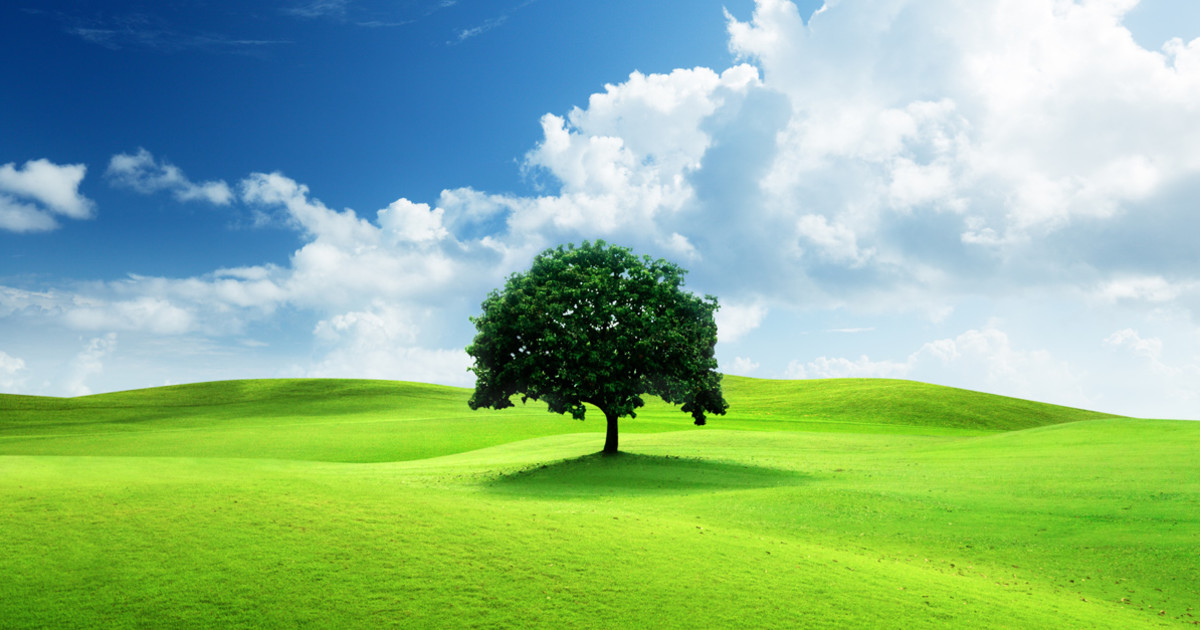
#> input picture Computer Vision/proj1/image.jpg, 1200 x 630 px, found by its file name
$ python RGB_Grayscale.py
#> lines starting #> are read from the running program, lines starting #| are printed output that depends on the picture
import cv2
from matplotlib import pyplot as plt
import os

# Define the path to the image
file_path = r"C:\Users\asus\OneDrive\Documents\Coding\DA-CV\Computer Vision\proj1\image.jpg"

# Check if the file exists
if os.path.exists(file_path):
    print("File exists.")
else:
    print("File does not exist. Please check the path.")
    exit()

# Read the image
img = cv2.imread(file_path)
#> img is the input picture: shape (630, 1200, 3); mean B, G, R 139.7, 183.3, 139.6

# Check if the image was loaded successfully
if img is None:
    print("Error: Unable to load image.")
    exit()

# Convert the image to grayscale
img_gray = cv2.cvtColor(img, cv2.COLOR_BGR2GRAY)
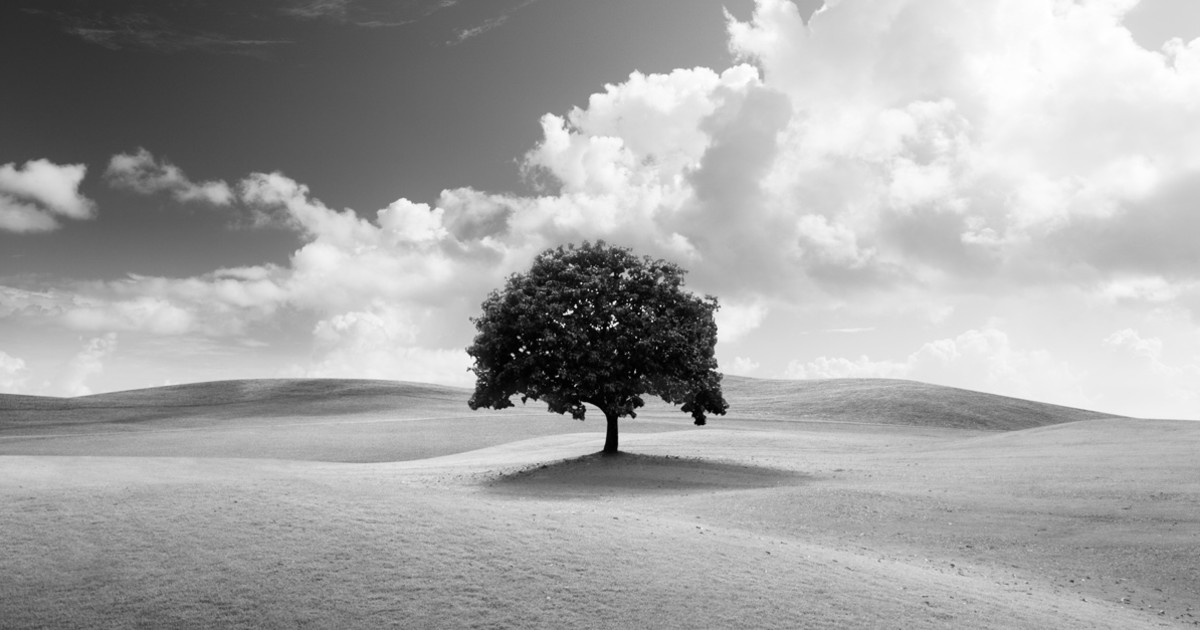
#> img_gray: shape (630, 1200); min 0, max 255, mean 165.3

# Convert the image to RGB for display
img_rgb = cv2.cvtColor(img, cv2.COLOR_BGR2RGB)

# Limiting the pictures size
plt.figure(figsize=(10, 5))

# Plotting the RGB image
plt.subplot(1, 2, 1)
plt.title('RGB Image')
plt.imshow(img_rgb)
plt.axis('off')

# Plotting the grayscale image
plt.subplot(1, 2, 2)
plt.title('Grayscale Image')
plt.imshow(img_gray, cmap='gray')
plt.axis('off')  # Hide the axis

plt.show()
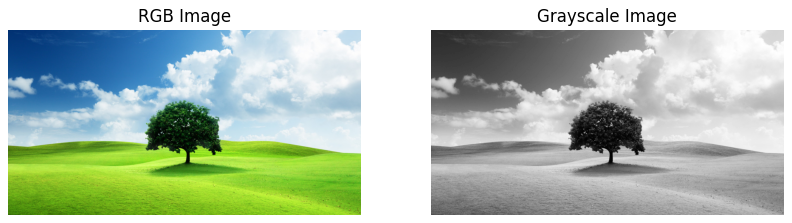
#> figure drawn by matplotlib, 2 panels

# Displaying both the images side by side
cv2.imwrite("image_gray.jpg", img_gray)
# Writing, saving the gray image
print("Grayscale image has been saved as 'image_gray.jpg'.")
